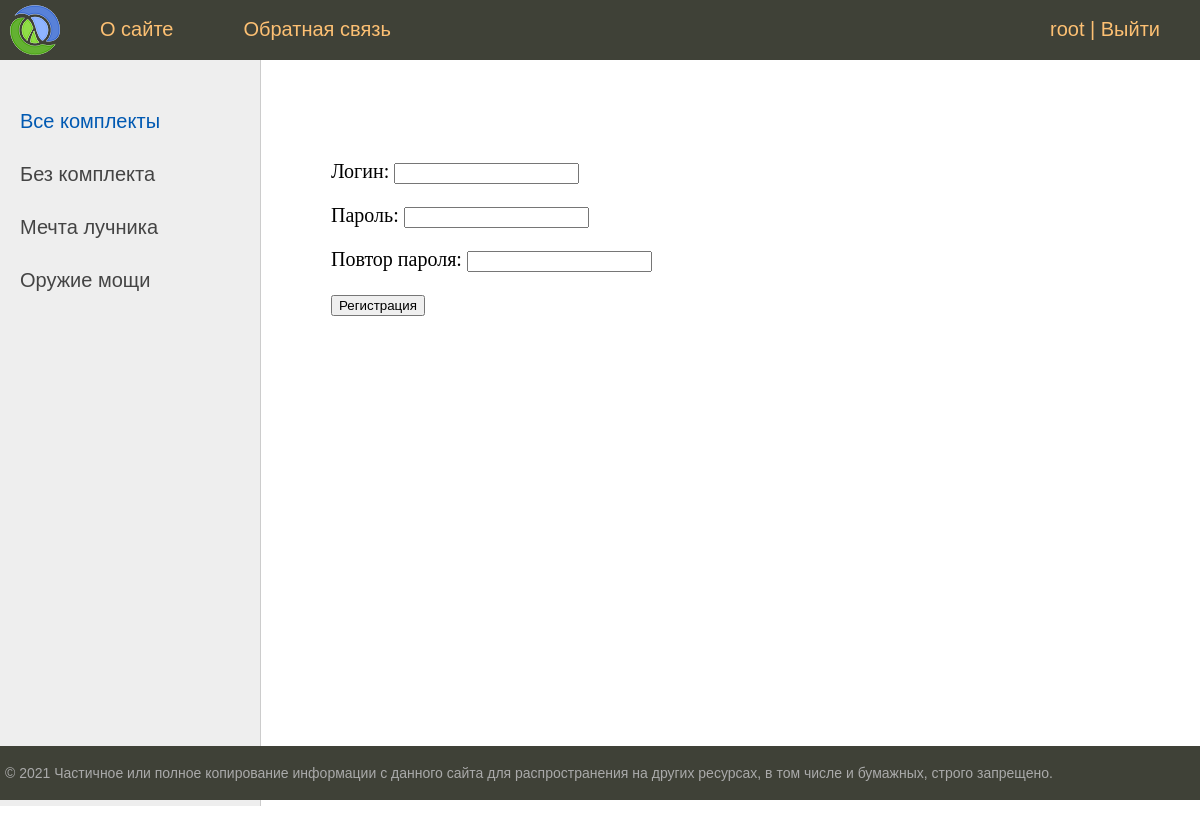
The page /register/ (signed in) on the database its author committed.
### Artifacts/models.py (models this page shows, shortened)
class Sets(models.Model):
    set_name = models.CharField(max_length=255, db_index=True)
    bonus = models.TextField()
    def get_absolute_url(self):
        return reverse('set', kwargs={'set_id': self.pk})
    class Meta:
        verbose_name = 'Комплекты'
        verbose_name_plural = 'Комплекты'

### Artifacts/views.py (the view)
# urls.py: path('register/', RegisterUser.as_view(), name='register'),
class RegisterUser(DataMixin, CreateView):
    form_class = RegisterUserForm
    template_name = 'register.html'
    success_url = reverse_lazy('login')
    def get_context_data(self, *, object_list=None, **kwargs):
        context = super().get_context_data(**kwargs)
        c_def = self.get_user_context(title='Регистрация')
        return dict(list(context.items()) + list(c_def.items()))

### Artifacts/forms.py
class RegisterUserForm(UserCreationForm):
    username = forms.CharField(label='Логин', widget=forms.TextInput())
    password1 = forms.CharField(label='Пароль', widget=forms.PasswordInput())
    password2 = forms.CharField(label='Повтор пароля', widget=forms.PasswordInput())
    class Meta:
        model = User
        fields = ('username', 'password1', 'password2')

### Artifacts/views.py (called while the page is built)
    def get_user_context(self, **kwargs):
        context = kwargs
        sets = Sets.objects.all()
        context['menu'] = menu
        context['sets'] = sets
        if 'set_selected' not in context:
            context['set_selected'] = 0
        return context

### Artifacts/templates/register.html (shortened to what this page needs)
{% extends 'base.html' %}
{% block content %}
<form method="post">
    {{form.as_p}}
  <button type="submit">Регистрация</button>
</form>
{% endblock %}

### Artifacts/templates/base.html (shortened to what this page needs)
{% load static %}
<!DOCTYPE html>
<html>
<head>
	<link type="text/css" href="{% static 'css/styles.css' %}" rel="stylesheet" />
</head>
<body>
<table class="table-page" border=0 cellpadding="0" cellspacing="0">
<tr><td valign=top>
{% block mainmenu %}
		<div class="header">
			<ul id="mainmenu" class="mainmenu">
			<li class="logo"><a href="{% url 'home' %}"><div class="logo"></div></a></li>
{% for m in menu %}
			<li><a href="{% url m.url_name %}">{{m.title}}</a></li>
{% endfor %}
				{% if request.user.is_authenticated %}
			<li class="last"> {{user.username}} | <a href="{% url 'logout' %}">Выйти</a></li>
				{% else %}
			<li class="last"><a href="{% url 'register' %}">Регистрация</a> | <a href="{% url 'login' %}">Войти</a></li>
				{% endif %}
			</ul>
		</div>
{% endblock mainmenu %}
<table class="table-content" border=0 cellpadding="0" cellspacing="0">
<tr>
	<td valign="top" class="left-chapters">
	<ul id="leftchapters">
		{% if set_selected == 0 %}
		<li class="selected">Все комплекты</li>
		{% else %}
		<li><a href="{% url 'home' %}">Все комплекты</a></li>
		{% endif %}
		{% for s in sets %}
			{% if s.pk == set_selected %}
		<li class="selected">{{s.set_name}}</li>
			{% else %}
		<li><a href="{{ s.get_absolute_url }}"> {{s.set_name}} </a> </li>
			{% endif %}
		{% endfor %}
	</ul>
</td>
<td valign="top" class="content">
	<div class="content-text">
{% block content %}
{% endblock %}
	</div>
</td></tr></table>
</td></tr>
<tr><td valign=top>
	<div id="footer">
		<p>&copy; 2021 Частичное или полное копирование информации с данного сайта для распространения на других ресурсах, в том числе и бумажных, строго запрещено.</p>
	</div>
</td></tr></table>
</body>
</html>

### Artifacts/static/CSS/styles.css (style rules this page uses)
html, body { font-family: 'Arial'; margin: 0; padding: 0; height: 100%; width: 100%; color: #444; }
a { color: #0059b2; text-decoration: none; }
.table-page { width: 100%; height: 100%; vertical-align: top; }
.table-page tr { height: 100%; }
.header { background: #3F4137; height: 60px; }
.logo { background: url('../images/logo.png') no-repeat 10px 5px; width: 70px; height: 60px; }
ul.mainmenu { list-style: none; margin: 0; padding: 0; height: 60px; color: #fdc073; font-size: 20px; overflow: hidden; }
ul.mainmenu li { float: left; margin: 18px 40px 0 30px; }
ul.mainmenu li.logo { margin: 0; }
ul.mainmenu li.last { float: right; }
ul.mainmenu li a { color: #fdc073; text-decoration: none; }
.table-content { width: 100%; min-height: 100%; height: 100%; }
.left-chapters { margin: 0; background: #eee; border-right: 1px solid #ccc; min-height: 100%; }
.left-chapters ul { width: 230px; min-height: 100%; margin: 0; padding: 20px 10px 10px 20px; list-style: none; font-size: 20px; }
.left-chapters ul li { margin: 30px 0 0 0; color: #999; }
.left-chapters ul li.selected { color: #0059b2; }
.left-chapters ul li a { color: #444; text-decoration: none; }
.content { padding: 40px 20px 20px 40px; width: 100%; box-sizing: border-box; }
.content-text { margin: 60px 0 0 30px; color: #000; font-size: 20px; font-family: Yandex Sans Display Light; }
#footer { box-sizing: border-box; background: #3F4137; padding: 5px; color: #aaa; font-size: 14px; font-family: Verdana, Geneva, Arial, Helvetica; text-align: left; overflow: hidden; }

### rows shown on the page
Sets: set_name "Без комплекта"
Sets: set_name "Мечта лучника"
Sets: set_name "Оружие мощи"

### other values the page prints
{{ m.title }} "О сайте" "Обратная связь"
{{ user.username }} "root"
